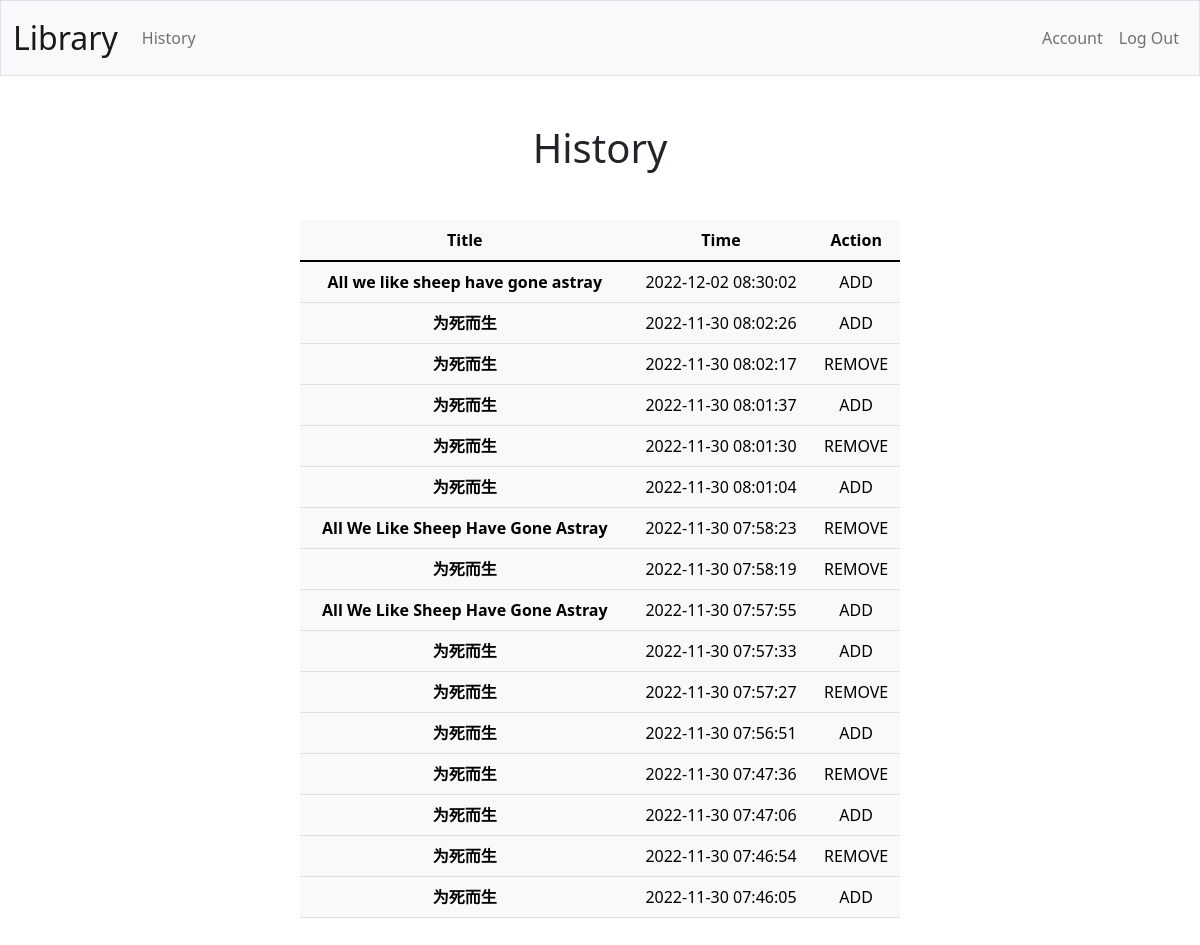
Page /history (signed in) on the earlier database version.
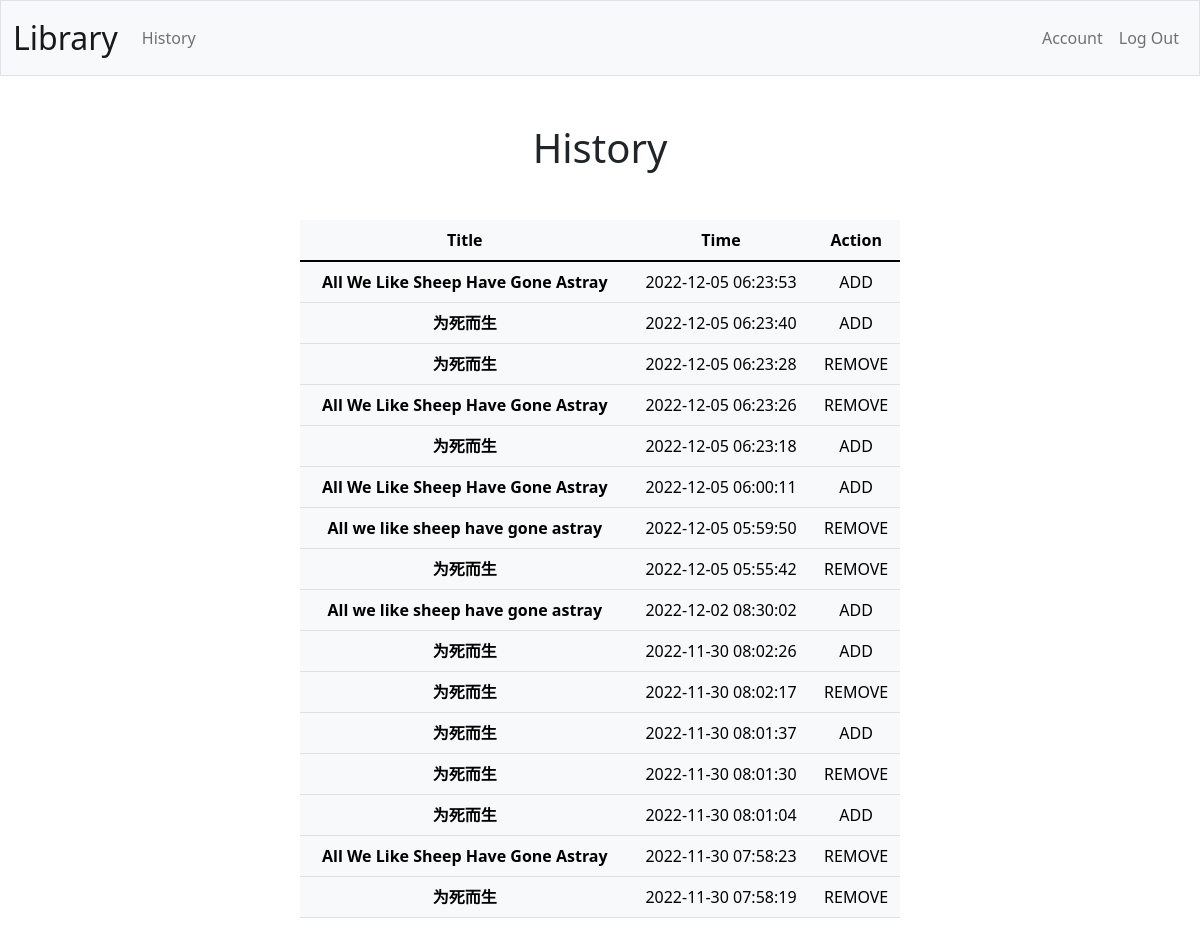
Same page on the later database version.
### tables this page shows
CREATE TABLE historys (
    id INTEGER PRIMARY KEY AUTOINCREMENT NOT NULL,
    title TEXT NOT NULL,
    time DATETIME DEFAULT CURRENT_TIMESTAMP,
    user_id INTEGER NOT NULL,
    book_id INTEGER NOT NULL,
    action TEXT NOT NULL);

### App.py (the view)
@app.route("/history", methods=["GET"])
@login_required
def Get_history():
    user_id = session["user_id"]
    with sqlite3.connect(database_name) as conn:
        db = conn.cursor()
        historys_db = db.execute("SELECT * FROM historys WHERE user_id = ? ORDER BY TIME DESC LIMIT 16", (user_id,))
        historys = historys_db.fetchall()
    return render_template("history.html", historys = historys)

### App.py (called while the page is built)
def login_required(f):
    @wraps(f)
    def decorated_function(*args, **kwargs):
        if session.get("user_id") is None:
            return redirect("/account/login")
        return f(*args, **kwargs)
    return decorated_function

### templates/history.html (shortened to what this page needs)
{% extends "layout.html" %}
{% block main %}
<div class="text-center">
    <div class="my-5">
        <h1>History</h1>
    </div>
    <div class="mb-3 row justify-content-md-center">
        <table class="table table-light w-50">
            <thead>
                <tr>
                    <th scope="col">Title</th>
                    <th scope="col">Time</th>
                    <th scope="col">Action</th>
                </tr>
            </thead>
            <tbody>
                {% for history in historys %}
                <tr>
                    <th>{{ history[1] }}</th>
                    <td>{{ history[2] }}</td>
                    <td>{{ history[5] }}</td>
                </tr>
                {% endfor %}
            </tbody>
        </table>
    </div>
</div>
{% endblock %}

Differences in the rows shown:
no longer on this page (row unchanged): historys: title "All We Like Sheep Have Gone Astray", time "2022-11-30 07:57:55", action "ADD"
no longer on this page (row unchanged): historys: title "为死而生", time "2022-11-30 07:57:33", action "ADD"
no longer on this page (row unchanged): historys: title "为死而生", time "2022-11-30 07:57:27", action "REMOVE"
no longer on this page (row unchanged): historys: title "为死而生", time "2022-11-30 07:56:51", action "ADD"
no longer on this page (row unchanged): historys: title "为死而生", time "2022-11-30 07:47:36", action "REMOVE"
no longer on this page (row unchanged): historys: title "为死而生", time "2022-11-30 07:47:06", action "ADD"
no longer on this page (row unchanged): historys: title "为死而生", time "2022-11-30 07:46:54", action "REMOVE"
no longer on this page (row unchanged): historys: title "为死而生", time "2022-11-30 07:46:05", action "ADD"
added historys: title "All We Like Sheep Have Gone Astray", time "2022-12-05 06:23:53", action "ADD"
added historys: title "为死而生", time "2022-12-05 06:23:40", action "ADD"
added historys: title "为死而生", time "2022-12-05 06:23:28", action "REMOVE"
added historys: title "All We Like Sheep Have Gone Astray", time "2022-12-05 06:23:26", action "REMOVE"
added historys: title "为死而生", time "2022-12-05 06:23:18", action "ADD"
added historys: title "All We Like Sheep Have Gone Astray", time "2022-12-05 06:00:11", action "ADD"
added historys: title "All we like sheep have gone astray", time "2022-12-05 05:59:50", action "REMOVE"
added historys: title "为死而生", time "2022-12-05 05:55:42", action "REMOVE"
